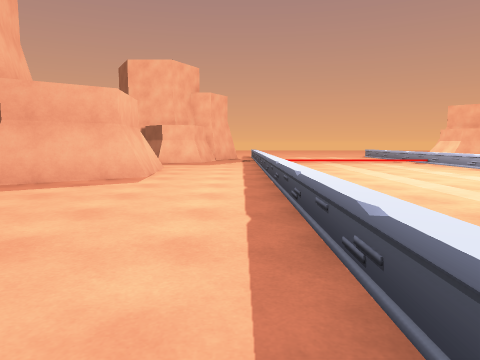
view 1 (above)

24 first-person views from a walk through a scene from a Unity 3-D project. The camera is 1.2 m above the floor, tilts 6° down and sees 70° across. The floor is counted in squares, 2 m on a side. Each view is taken from the middle of a square. On the plan, view 1 faces up. The plan holds only what a view shows up to about 10 squares ahead; the rest is blank. The place goes on beyond the plan. The player character is not drawn. Some animated figures are left out.

view 2
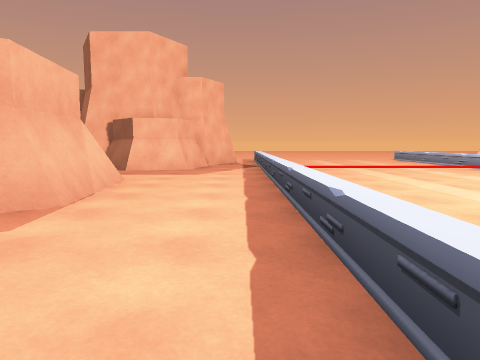

view 3
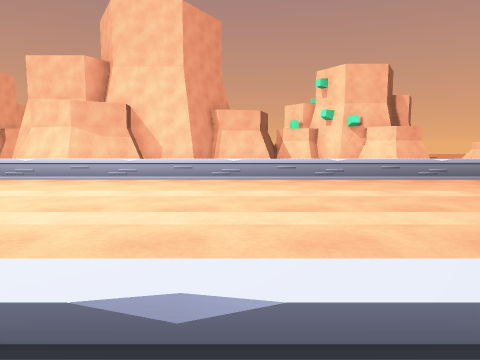

view 4
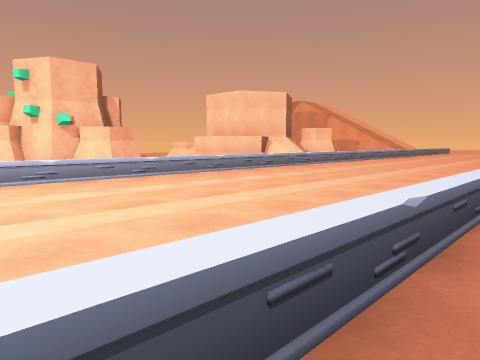

view 5
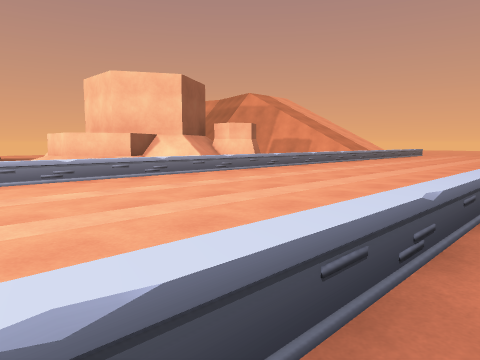

view 6
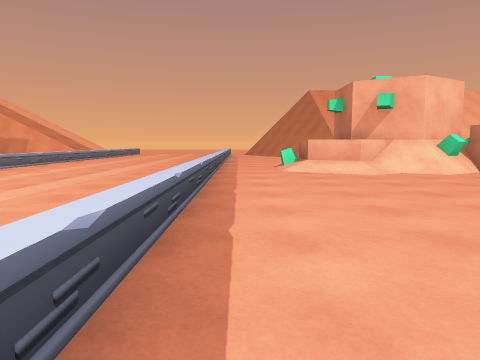

view 7
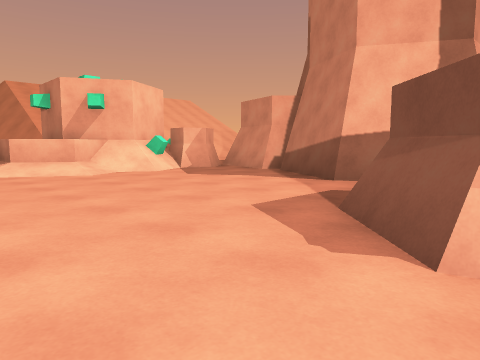

view 8
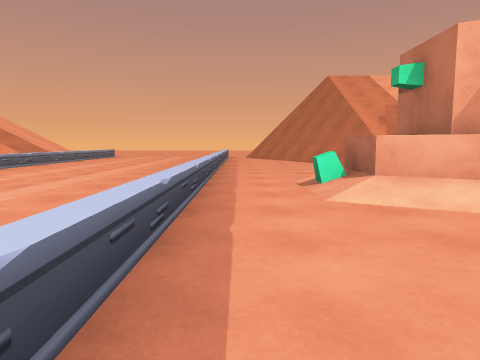

view 9
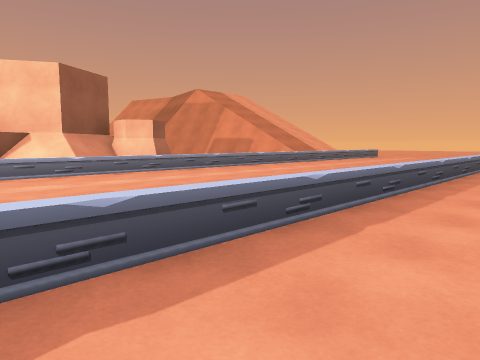

view 10
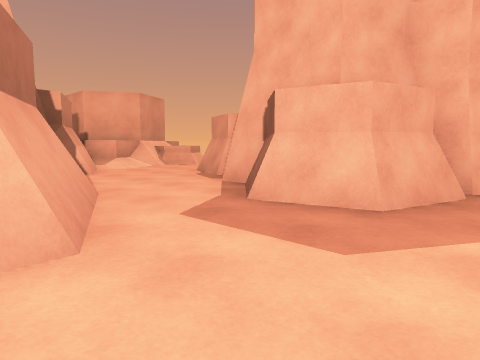

view 11
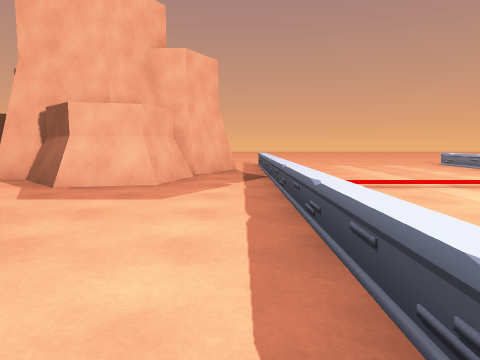

view 12
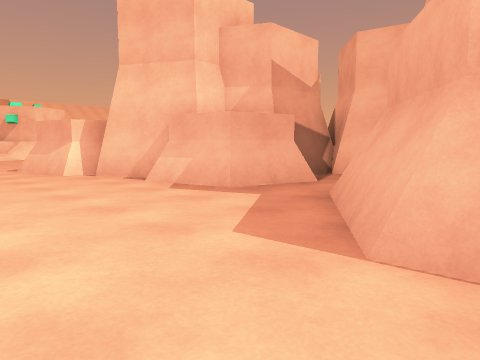

view 13
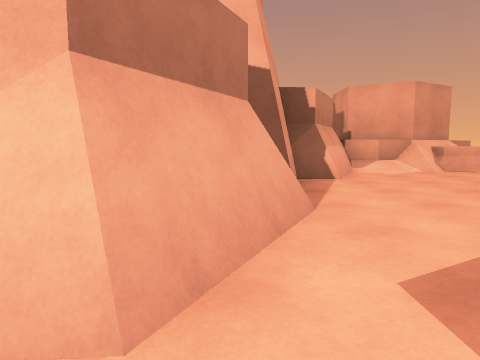

view 14
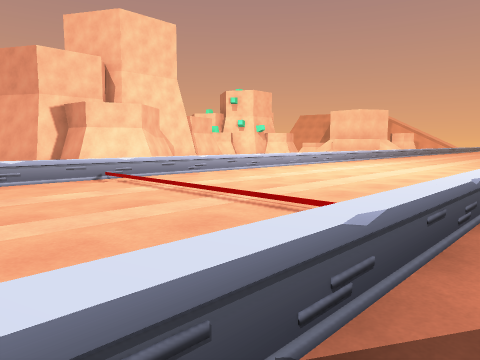

view 15
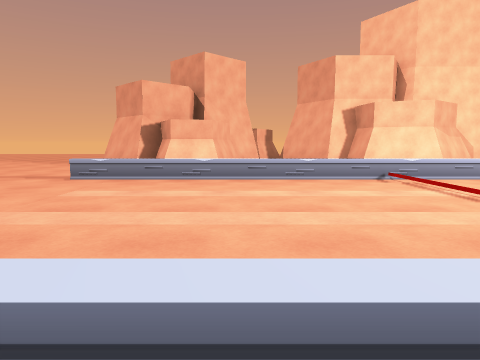

view 16
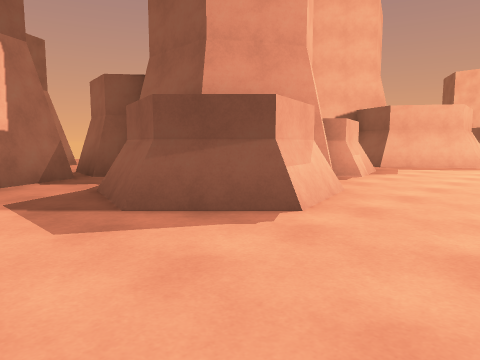

view 17
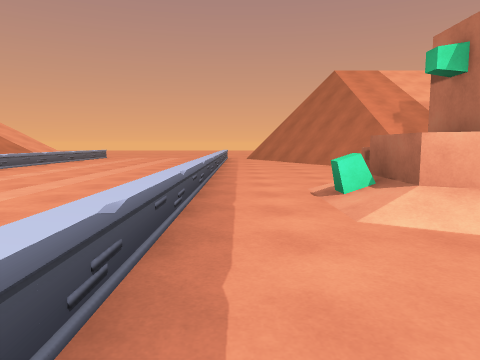

view 18
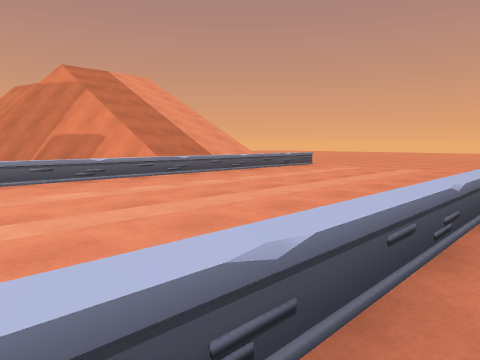

view 19
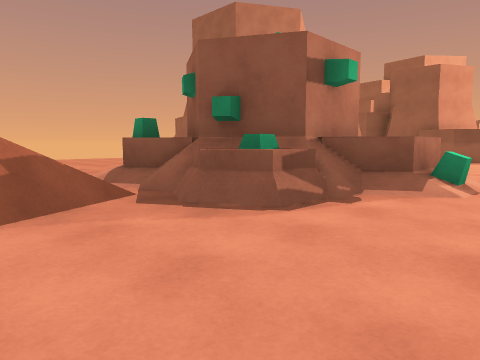

view 20
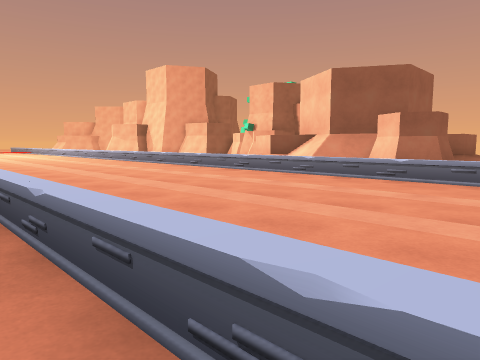

view 21
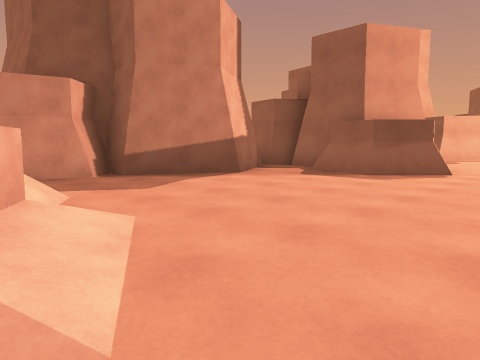

view 22
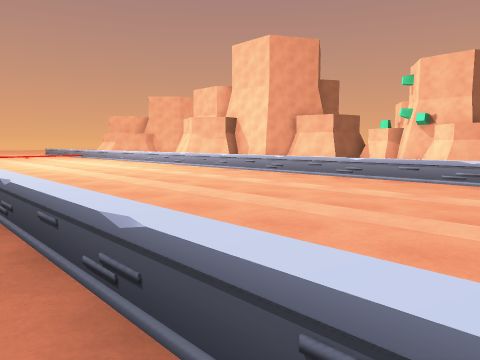

view 23
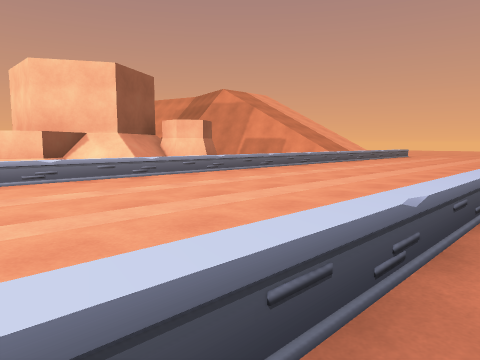

view 24
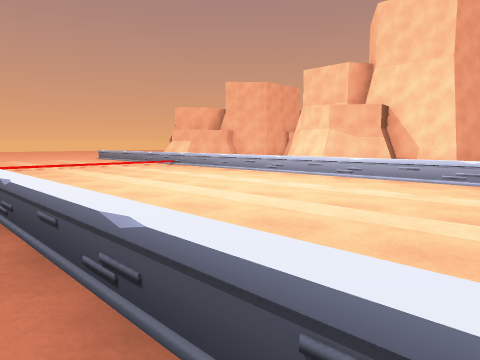

### Floor plan
Key: @ floor where view 1 was taken; # wall or solid block; . main floor; : floor 0.5 m higher than the main floor; + floor 1 m higher than the main floor; / step, stairs or slope; = window, fence, low wall or low ledge; ^ raised ledge.
Columns run from 11 left of view 1 to 12 right of it. Each row starts with its distance up from view 1.
 14  ##.      ##.....^ ###
 13  ^/..###  #.^....^
 12 ^#=/...####.^....^
 11  ###/....#..^....^     #
 10    ##/......^....^    ##
  9     #####...^....^   ##
  8         ##..^....^   #
  7         ##..^....^   #
  6       ####..^....^
  5       ##....^....^
  4     ###.....^....^
  3     ####....^....^
  2        ##...^....^
  1         #...^....^
  0         #..@^....^
 -1 ##..######..^....^
 -2      ..##...^....^     #
 -3      #......^....^     #
 -4      #......^....^
 -5     ##......^....^ /##
 -6     #.......^....^ /###
 -7     #.......^....^ /#
 -8     ##////..^....^ /^
 -9      #+##^/.^....^ /#^
-10      ## #^=.^....^ #^/#
-11  ... =###/..^....^
-12  ....:##=/..^....^
-13      .../...^....^
-14        =/...^....^     #
-15        .#...^....^   ###

Positions as (right, up) in squares from view 1, and headings:
1: (0, 0), facing up
2: (0, 3), facing up
3: (0, 3), facing right
4: (0, 3), facing down-right
5: (0, -2), facing down-right
6: (0, -1), facing down
7: (0, -1), facing down-left
8: (0, -5), facing down
9: (-1, -5), facing down-right
10: (0, 8), facing up-left
11: (0, 6), facing up
12: (0, 7), facing down-left
13: (-1, 9), facing left
14: (0, 13), facing down-right
15: (0, 13), facing right
16: (0, -4), facing up-left
17: (0, -6), facing down
18: (0, -12), facing down-right
19: (0, -15), facing up-left
20: (0, -13), facing up-right
21: (0, -9), facing up-left
22: (0, -5), facing up-right
23: (0, -4), facing down-right
24: (0, 2), facing up-right
